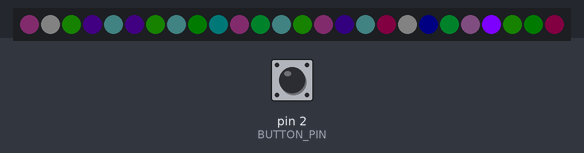
A sketch run on a simulated Arduino Uno, built with avr-gcc and run on an emulated ATmega328P. Shown: 26 RGB LEDs in strip order, left to right. Inputs (shaded band) come from the test bench; at power-on: pin 2 (BUTTON_PIN) LOW. Random numbers use the default seed unless the sketch sets one.

Above: at 1.2 s.
1.3 s: pin 2 (BUTTON_PIN) pulled HIGH for 0.15 s
At 1.71 s:
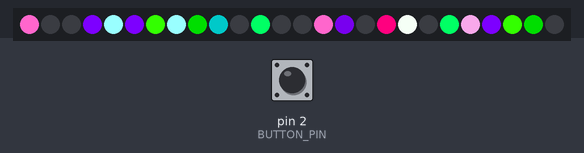
2.0 s: pin 2 (BUTTON_PIN) pulled HIGH for 1 s
At 2.4 s:
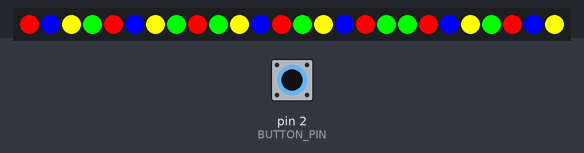
6.0 s: pin 2 (BUTTON_PIN) pulled HIGH for 0.15 s
At 6.5 s:
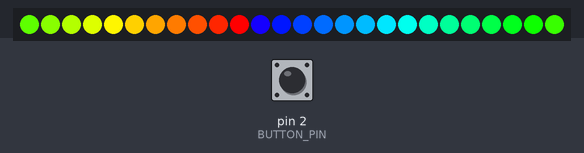
6.7 s: pin 2 (BUTTON_PIN) pulled HIGH for 3.2 s
At 7.3 s:
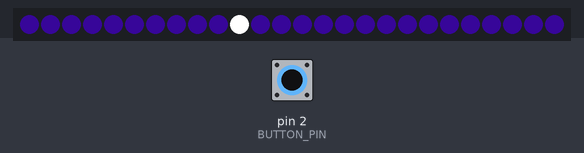
11.4 s: pin 2 (BUTTON_PIN) pulsed HIGH 2 times (0.12 s each, 0.3 s apart)
At 12.52 s:
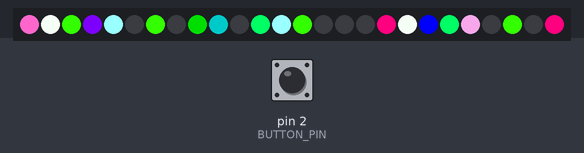
14.9 s: pin 2 (BUTTON_PIN) pulsed HIGH 5 times (0.12 s each, 0.3 s apart)
At 17.52 s:
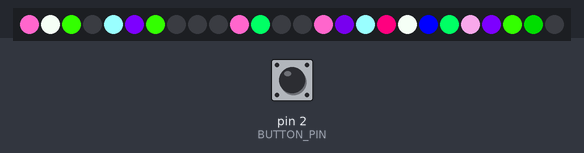

Measured:
- what the display in image 2 shows lasts 0.8 s, from 2.0 s to 2.8 s

The sketch:

StrangerThingsWall.ino
```cpp
/* LedStripGradient: Example Arduino sketch that shows
 * how to control an Addressable RGB LED Strip from Pololu.
 *
 * To use this, you will need to plug an Addressable RGB LED
 * strip from Pololu into pin 12.  After uploading the sketch,
 * you should see a pattern on the LED strip that fades from
 * green to pink and also moves along the strip.
 */

#include <PololuLedStrip.h>

// Create an ledStrip object and specify the pin it will use.
PololuLedStrip<12> ledStrip;

const int BUTTON_PIN = 2;
const int STATE_COUNT = 5;
const int LOOP_DELAY = 20;

// Create a buffer for holding the colors (3 bytes per color).
#define LED_COUNT 26
rgb_color colors[LED_COUNT];

int animationPause = 0;
int state = 0;
int sequence = 0;
int buttonState = 0;

void setup()
{
  pinMode(2, INPUT);
}

void loop()
{
  checkButton();

  if (animationPause <= 0) { animate(); }
  else { animationPause = animationPause - LOOP_DELAY; }

  delay(LOOP_DELAY);
}

void animate()
{
  for (uint16_t pos = 0; pos < LED_COUNT; pos++)
  {
    int tPos = shouldTranslatePosition(state) == 1 ? translatedPosition(pos) : pos;
    colors[tPos] = enable(sequence, pos, state);
  }

  // Write the colors to the LED strip.
  ledStrip.write(colors, LED_COUNT);

  animationPause = sequenceDelay(sequence, state);
  updateSequence(state);
}

int translatedPosition(int pos)
{
  switch (pos)
  {
    case 0: return 18;
    case 1: return 19;
    case 2: return 20;
    case 3: return 21;
    case 4: return 22;
    case 5: return 23;
    case 6: return 24;
    case 7: return 25;
    case 8: return 17;
    case 9: return 16;
    case 10: return 15;
    case 11: return 14;
    case 12: return 13;
    case 13: return 12;
    case 14: return 11;
    case 15: return 10;
    case 16: return 9;
    case 17: return 0;
    case 18: return 1;
    case 19: return 2;
    case 20: return 3;
    case 21: return 4;
    case 22: return 5;
    case 23: return 6;
    case 24: return 7;
    case 25: return 8;
  }

  return 0;

}

//////////////////// BUTTON HELPERS ////////////////////
void checkButton()
{
    int newState = digitalRead(BUTTON_PIN);

    if (buttonState != newState)
    {
       buttonState = newState;

       if (buttonState == HIGH)
       {
          incrementState();
       }
    }
}

void incrementState()
{
  if (state + 1 >= STATE_COUNT) { state = 0; }
  else { state = state + 1; }

  reset();
}

void reset()
{
  sequence = 0;
  animationPause = 0;
}


//////////////////// STRUCT CALLS ////////////////////

Pololu::rgb_color enable(int seq, int pos, int ste)
{
  switch (ste)
  {
    // MERRY CHRISTMAS
    case 0:
    {
      char text[] = "M E R R Y   C H R I S T M A S   ";
      char letter = text[seq];
      int  light  = charToInt(letter);

      if (pos == light)
      {
        return colour(pos, seq, ste);
      }
      return dimmed(colour(pos, seq, ste), 40);
    }

    // FLICKER
    case 1:
    {
      if (seq % 2 == 0) return rgb_color(0, 0, 0);
      return flicker() ? colour(pos, seq, ste) : rgb_color(0, 0, 0);
    }

    // FESTIVE
    case 2:  return colour(pos, seq, ste);

    // RAINBOW
    case 3: return colour(pos, seq, ste);

    // PEAK:
    case 4:
    {
      char text[] = "P E A K   ";
      char letter = text[seq];
      int  light  = charToInt(letter);

      if (pos == light)
      {
        return rgb_color(255, 255, 255);
      }
      return dimmed(rgb_color(90, 15, 255), 10);
    }


    case 10: return colour(pos, seq, ste); // ALL ON
    case 11: return seq == pos ? colour(pos, seq, ste) : rgb_color(0, 0, 0); // SEQUENCE TEST
  }

  return rgb_color(0, 0, 0);
}

Pololu::rgb_color colour(int pos, int seq, int ste)
{
  switch (ste) {
    case 0:
    case 1:
    case 10: return strangerThingsColour(pos);

    case 2:
    {
      Pololu::rgb_color lights[] = { rgb_color(0, 255, 0), rgb_color(255, 0, 0), rgb_color(0, 0, 255), rgb_color(255, 255, 0) };
      return lights[ (pos + seq) % 4 ];
    }

    case 3:
    {
      int h = 255 * (((LED_COUNT - pos) + seq) % LED_COUNT) / LED_COUNT;
      return hsvToRgb(h, 255, 255);
    }

    case 11: return rgb_color(255, 0, 0);
  }
  return rgb_color(255, 255, 255);
}

int shouldTranslatePosition(int ste)
{
  switch (ste)
  {
    case 3: return 0;
  }
  return 1;
}

int sequenceCount(int ste)
{
  switch (ste) {
    case 0: return 32; //"M E R R Y   C H R I S T M A S   "
    case 1:  return 2;  // Flicker
    case 2:  return 4;  // Festive
    case 3:  return LED_COUNT;  // Rainbow
    case 4:  return 10;
    case 10: return 1;  // All On
    case 11: return 26; // Sequence Test
  }
}

int sequenceDelay(int seq, int ste)
{
  switch (ste) {
    case 0:  return (seq % 2 == 0) ? 800 : 200;
    case 1:  return random(20, 200);
    case 2:  return 800;
    case 3:  return 1;
    case 4:  return (seq % 2 == 0) ? 800 : 200;
    case 10: return 1000;
    case 11: return 500;
  }
}

//////////////////// HELPERS ////////////////////

void updateSequence(int ste)
{
  sequence = sequence + 1;
  if (sequence >= sequenceCount(ste)) { sequence = 0; }
}

int charToInt(char character)
{
  return character - 65;
}

Pololu::rgb_color dimmed(Pololu::rgb_color colour, int decrease)
{
  return Pololu::rgb_color(colour.red / decrease, colour.green / decrease, colour.blue / decrease);
}

rgb_color hsvToRgb(uint16_t h, uint8_t s, uint8_t v)
{
    uint8_t f = (h % 60) * 255 / 60;
    uint8_t p = (255 - s) * (uint16_t)v / 255;
    uint8_t q = (255 - f * (uint16_t)s / 255) * (uint16_t)v / 255;
    uint8_t t = (255 - (255 - f) * (uint16_t)s / 255) * (uint16_t)v / 255;
    uint8_t r = 0, g = 0, b = 0;
    switch((h / 60) % 6){
        case 0: r = v; g = t; b = p; break;
        case 1: r = q; g = v; b = p; break;
        case 2: r = p; g = v; b = t; break;
        case 3: r = p; g = q; b = v; break;
        case 4: r = t; g = p; b = v; break;
        case 5: r = v; g = p; b = q; break;
    }
    return rgb_color(r, g, b);
}

//////////////////// EXTENSION ////////////////////
Pololu::rgb_color strangerThingsColour(int pos)
{
  Pololu::rgb_color lights[] =
  { rgb_color(245, 255, 246), // A
    rgb_color(0, 0, 255),     // B
    rgb_color(0, 255, 100),   // C
    rgb_color(230, 156, 217), // D
    rgb_color(125, 0, 255),   // E
    rgb_color(51, 255, 0),    // F
    rgb_color(0, 153, 0),     // G
    rgb_color(255, 0, 127),   // H
    rgb_color(255, 0, 127),   // I
    rgb_color(153, 255, 255), // J
    rgb_color(102, 0, 204),   // K
    rgb_color(255, 102, 204), // L
    rgb_color(51, 255, 0),    // M
    rgb_color(153, 255, 255), // N
    rgb_color(0, 255, 100),   // O
    rgb_color(255, 102, 204), // P
    rgb_color(0, 102, 102),   // Q
    rgb_color(255, 102, 204), // R
    rgb_color(245, 255, 246), // S
    rgb_color(51, 255, 0),    // T
    rgb_color(125, 0, 255),   // U
    rgb_color(153, 255, 255), // V
    rgb_color(125, 0, 255),   // W
    rgb_color(51, 255, 0),    // X
    rgb_color(153, 255, 255), // Y
    rgb_color(0, 153, 0)      // Z
  };

  return lights[pos];
}

bool flicker()
{
  return (random(0, 100) < 70);
}
```
